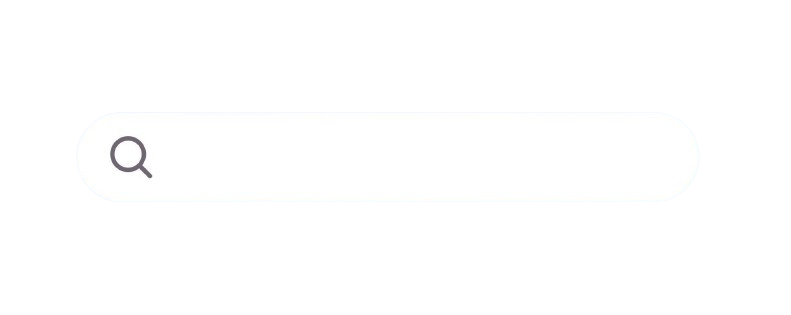
#> input picture search bar.png, 791 x 315 px; its folder holds 6 pictures in this run
$ python -i graphiques.py   (imports and definitions only)
#> lines starting #> are read from the running program, lines starting #| are printed output that depends on the picture
from tkinter import *
from tkinter import messagebox
import requests
import matplotlib.pyplot as plt
from PIL import Image, ImageTk
import datetime
import numpy as np
import seaborn as sns
# Déclaration globale de la variable ville_entry
ville_entry = None
ville_selec = None  # Variable globale pour stocker la ville sélectionnée

# [445 lines left out: functions obtenir_donnees_meteo, creer_graphique_vent_matrice, creer_graphique_vent_barres, creer_graphique_vent_ligne, creer_graphique_pression_matrice, creer_graphique_pression_barres and 17 more, not called in this run]

def on_enter_pressed(event):
    rechercher_ville()

def graphique():
    global ville_entry  # Accès à la variable ville_entry déclarée globalement
    root = Toplevel()
    root.title("Graphiques") # Titre de la fenettre
    root.geometry("890x479+300+200") #la geometrie de la fenettre
    root.configure(bg="#E6E6FA") #determiner la couleur du fond ecran
    root.resizable(False,False) # la fenettre n'est definie fixe
    icone=PhotoImage(file=r"C:\Users\hp\Desktop\Projet PythonFinal\Projet Python\weather.png")  # L'image a faire comme icone doit etre obligatoirement sous format png ou gif
    root.iconphoto(False,icone)

    # Création d'un cadre pour placer les widgets
    frame = Frame(root, padx=10, pady=10,bg="#E6E6FA")
    frame.pack()
    image = Image.open("search bar.png")
#> image is the input picture: PIL image 791x315 RGBA; mean R, G, B, A 55.3, 55.3, 55.3, 55

    # Redimensionnement de l'image
    nouvelle_largeur = 500  # Nouvelle largeur de l'image
    nouvelle_hauteur = 200  # Nouvelle hauteur de l'image
    image_redimensionnee = image.resize((nouvelle_largeur, nouvelle_hauteur))

    # Conversion de l'image PIL redimensionnée en format PhotoImage pour tkinter
    image_tk1 = ImageTk.PhotoImage(image_redimensionnee)

    # Création d'une étiquette pour afficher l'image
    labele = Label(root, image=image_tk1,bg="#E6E6FA")
    labele.place(x=200,y=50)
    # Création d'une étiquette et d'une zone de saisie pour la ville
        # Chargement de la barre de recherche
    imagefe = Image.open("simulation2.png")
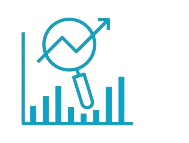
#> input picture simulation2.png, 189 x 143 px
#> imagefe is the input picture: PIL image 189x143 RGBA; mean R, G, B, A 9.8, 26.8, 30.5, 30.4

    # Redimensionnement de l'image
    nouvelle_largeur = 190  # Nouvelle largeur de l'image
    nouvelle_hauteur = 160  # Nouvelle hauteur de l'image
    image_redimensionneefe = imagefe.resize((nouvelle_largeur, nouvelle_hauteur))
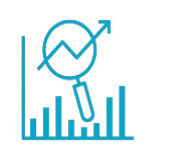
#> image_redimensionneefe: PIL image 190x160 RGBA; mean R, G, B, A 11.9, 30.3, 34.6, 30.4; transparent parts drawn white

    # Conversion de l'image PIL redimensionnée en format PhotoImage pour tkinter
    image_tkfe = ImageTk.PhotoImage(image_redimensionneefe)

    # Création d'une étiquette pour afficher l'image
    labelefe = Label(root, image=image_tkfe,bg="#E6E6FA")
    labelefe.place(x=710,y=300)
                # Chargement de la barre de recherche
    imagef = Image.open("simulation.png")
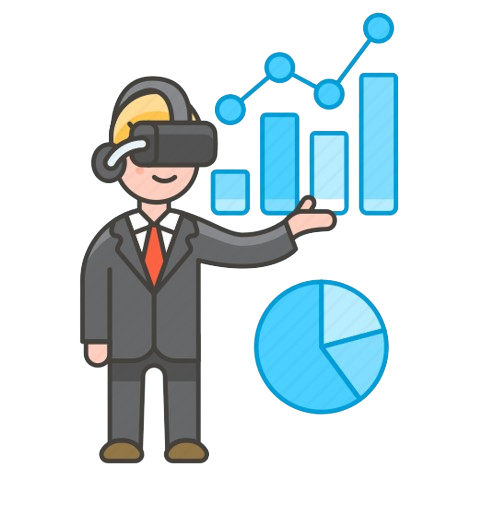
#> input picture simulation.png, 483 x 516 px
#> imagef is the input picture: PIL image 483x516 RGBA; mean R, G, B, A 32, 45.8, 50.2, 75.5

    # Redimensionnement de l'image
    nouvelle_largeur = 230  # Nouvelle largeur de l'image
    nouvelle_hauteur = 230  # Nouvelle hauteur de l'image
    image_redimensionneef = imagef.resize((nouvelle_largeur, nouvelle_hauteur))
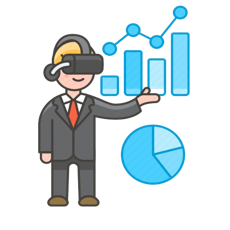
#> image_redimensionneef: PIL image 230x230 RGBA; mean R, G, B, A 33.1, 47.5, 52.2, 75.5; transparent parts drawn white

    # Conversion de l'image PIL redimensionnée en format PhotoImage pour tkinter
    image_tkf = ImageTk.PhotoImage(image_redimensionneef)

    # Création d'une étiquette pour afficher l'image
    labelef = Label(root, image=image_tkf,bg="#E6E6FA")
    labelef.place(x=0,y=30)
    # Chargement de la barre de recherche
    image = Image.open(r"search bar.png")

    # Redimensionnement de l'image
    nouvelle_largeur = 500  # Nouvelle largeur de l'image
    nouvelle_hauteur = 200  # Nouvelle hauteur de l'image
    image_redimensionnee = image.resize((nouvelle_largeur, nouvelle_hauteur))

    # Conversion de l'image PIL redimensionnée en format PhotoImage pour tkinter
    image_tk1 = ImageTk.PhotoImage(image_redimensionnee)

    # Création d'une étiquette pour afficher l'image
    labele = Label(root, image=image_tk1,bg="#E6E6FA")
    labele.place(x=200,y=50)
    # Création d'une étiquette pour afficher le titre au-dessus de l'image
    titre_label = Label(root, text="Enter City : ", font=("Helvetica", 16), bg="#E6E6FA", fg="#1E90FF")
    titre_label.place(x=250, y=60)

    # Chargement de l'image avec PIL
    weat_ima = Image.open(r"wh.jpg")
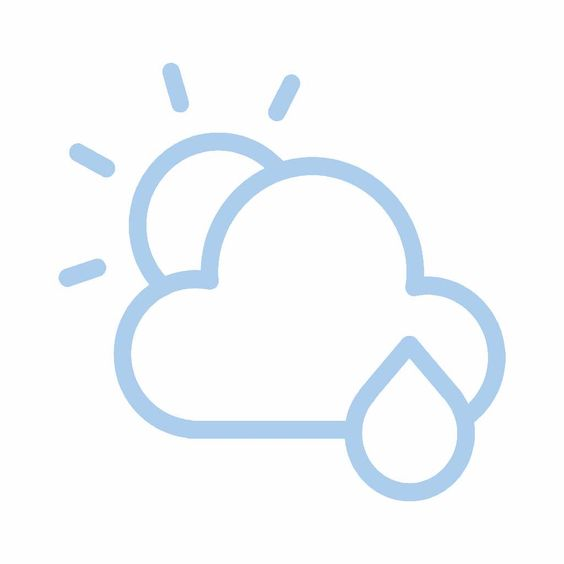
#> input picture wh.jpg, 564 x 564 px
#> weat_ima is the input picture: PIL image 564x564 RGB; mean R, G, B 245.8, 249.1, 252

    # Redimensionnement de l'image
    nouvelle_largeur = 45  # Nouvelle largeur de l'image
    nouvelle_hauteur = 45  # Nouvelle hauteur de l'image
    image_redimensionnee = weat_ima.resize((nouvelle_largeur, nouvelle_hauteur))
#> image_redimensionnee: PIL image 45x45 RGB

    # Conversion de l'image PIL redimensionnée en format PhotoImage pour tkinter
    image_tk2 = ImageTk.PhotoImage(image_redimensionnee)

    # Création d'une étiquette pour afficher l'image redimensionnée
    weatherim = Label(root, image=image_tk2, bg="white")
    weatherim.place(x=267, y=125)

    # Le texte qu'on saisi dans la bar de recherche

    textf=Entry(root,justify="center",width=15,font=('Arial',25,'bold'),bg='white',border=0,fg="black")
    textf.place(x=310,y=130)
    textf.focus()
    textf.bind('<Return>', on_enter_pressed)  # Lier la fonction on_enter_pressed à l'événement "Entrée"
    ville_entry = textf  # Assigner le widget Entry à ville_entry

    # Chargement de l'image
    image1 = Image.open(r"search_ico.png")
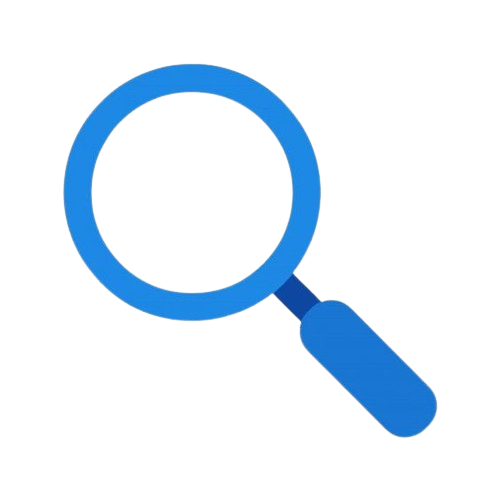
#> input picture search_ico.png, 500 x 500 px
#> image1 is the input picture: PIL image 500x500 RGBA; mean R, G, B, A 4.9, 17.4, 28.7, 31

    # Redimensionnement de l'image
    nouvelle_largeur = 45
    nouvelle_hauteur = 45
    image_redimensionnee1 = image1.resize((nouvelle_largeur, nouvelle_hauteur))
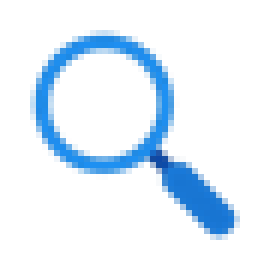
#> image_redimensionnee1: PIL image 45x45 RGBA (shown 6 times larger); mean R, G, B, A 6.8, 22.9, 37.5, 31; transparent parts drawn white

    # Conversion de l'image PIL redimensionnée en format PhotoImage pour tkinter
    image_tk3 = ImageTk.PhotoImage(image_redimensionnee1)

    # Création d'une étiquette pour afficher l'image
    label = Label(root, image=image_tk3, bg="white")
    # Création d'un bouton avec l'image
    bouton = Button(root, image=image_tk3, borderwidth=0, cursor="hand2", bg="white", command=rechercher_ville)
    bouton.place(x=583, y=127)
    label.place(x=578, y=126)

    #click bouton
        # Chargement de la barre de recherche
#> (the run stopped early here; a loop or call above may not have finished)
